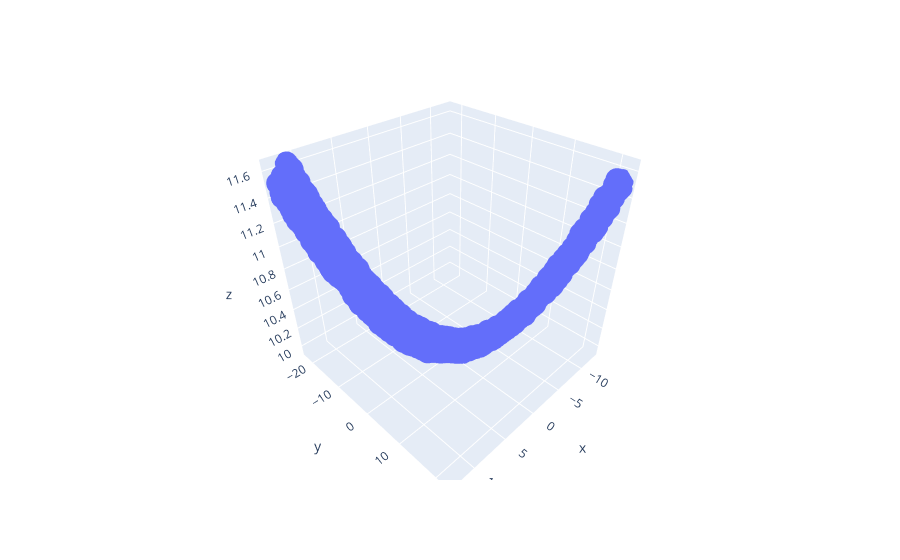

Notebook code for this chart:
### Code cell
fig = px.scatter_3d(df, x='x', y='y', z='z')
fig.show()

### Figure 1 — Plotly figure (JSON) as saved in the notebook; plotly's stock layout.template omitted (floating-point values rounded to 4 significant figures; data arrays with more than 128 entries replaced by an {"elided": "..."} marker saying what was removed)
{"data": [{"hovertemplate": "x=%{x}<br>y=%{y}<br>z=%{z}<extra></extra>", "legendgroup": "", "marker": {"color": "#636efa", "symbol": "circle"}, "mode": "markers", "name": "", "scene": "scene", "showlegend": false, "type": "scatter3d", "x": {"elided": "1502 float values"}, "y": {"elided": "1502 float values"}, "z": {"elided": "1502 float values"}}], "layout": {"legend": {"tracegroupgap": 0}, "margin": {"t": 60}, "scene": {"domain": {"x": [0, 1], "y": [0, 1]}, "xaxis": {"title": {"text": "x"}}, "yaxis": {"title": {"text": "y"}}, "zaxis": {"title": {"text": "z"}}}}}
